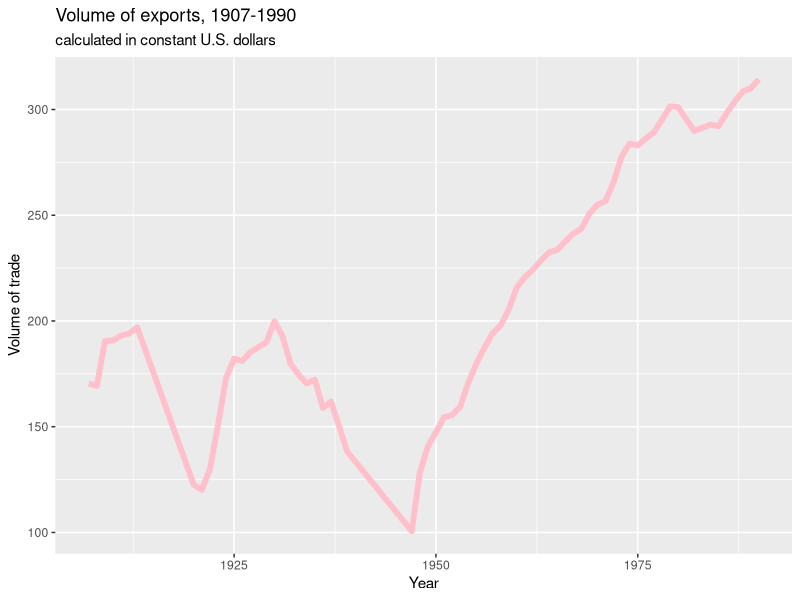

This figure's R source:
## ---- chunk 1
setwd("D:\\Files\\Desktop\\Quantitive Methods\\intro_stats_r4\\labs\\final")
tradflo <- read.csv("tradflo.csv")
summary(tradflo)
ExpSum <- aggregate(tradflo$XIJL, 
                    by=list(Year=tradflo$YEAR),
                    FUN=sum, na.rm=TRUE)
summary(ExpSum)
library(ggplot2)
ggplot(ExpSum, aes(x=Year, y=x, group=1))+
  geom_line(linetype=1, colour = "pink", size = 2)+
  labs(title="Volume of exports, 1907-1990",subtitle="calculated in constant U.S. dollars",
       x="Year",
       y="Volume of trade")
### We see that volume of trade drops and it happens twice. The most significant is that period, when it drops, coincides with WWI and WWII periods. Based on this opinion, we may conclude, that plunge was caused by world wars.
tradflo$militarydispute <- 0
tradflo$militarydispute[tradflo$MIDL>0] <-1

tradflo$alliancememb <- 0
tradflo$alliancememb[tradflo$ALLIAL>0] <- 1

tradflo$democracypair <- 0
tradflo$democracypair[tradflo$DEMDL>0] <- 1

tradflo$Bialliance
tradflo$Bialliance[tradflo$BIALL>0] <-1

tradflo$Mulalliance
tradflo$Mulalliance[tradflo$MULTIALL>0] <-1
mean(tradflo$XIJL, na.rm = TRUE) ### mean value of international trade - 5.266335
t.test(tradflo$XIJL[tradflo$militarydispute ==0], tradflo$XIJL[tradflo$militarydispute==1], conf.level= 0.95) ### based on mean values we may conclude, that between given to countries is difference between trade volumes.

mean(tradflo$XIJL[tradflo$democracypair==0], na.rm = TRUE)
mean(tradflo$XIJL[tradflo$democracypair==1], na.rm = TRUE)

t.test(tradflo$XIJL[tradflo$democracypair == 0], tradflo$XIJL[tradflo$democracypair == 1], conf.level= 0.95) ### data makes it visible, that democratic countries outweigh nondemocratic countries in trade volumes. As far as p-values is small, we may say that what we say is right, so to conclude, regime type affects trade volume of a country.
modeltradflo <- lm(XIJL~ MIDL+TAUL+DEMDL+MULTIALL+GNPIL+POPIL+CGNPJL+POPJL+DISTANCL,  data=tradflo)
summary(modeltradflo) ### based on data we can say, that wars affect trade between countries in a negative way, while if there is higher mutual interest between countries, trade pace rises. As far as TAUL has positive coefficient, we cam conclude, that mutual interests influence trade. Finnally saying, second version is OK, because there is not much to say against it.


